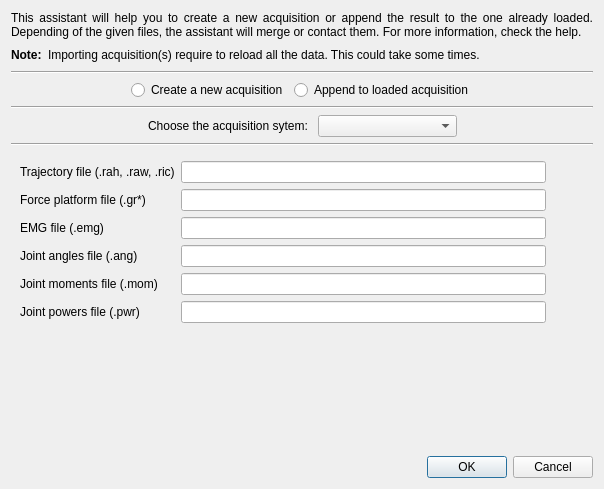
<?xml version="1.0" encoding="UTF-8"?>
<ui version="4.0">
 <class>ImportAssistantDialog</class>
 <widget class="QDialog" name="ImportAssistantDialog">
  <property name="geometry">
   <rect>
    <x>0</x>
    <y>0</y>
    <width>604</width>
    <height>489</height>
   </rect>
  </property>
  <property name="windowTitle">
   <string>Assistant</string>
  </property>
  <layout class="QVBoxLayout" name="verticalLayout">
   <item>
    <widget class="QLabel" name="infolabel">
     <property name="text">
      <string>This assistant will help you to create a new acquisition or append the result to the one already loaded. Depending of the given files, the assistant will merge or contact them. For more information, check the help. </string>
     </property>
     <property name="alignment">
      <set>Qt::AlignJustify|Qt::AlignTop</set>
     </property>
     <property name="wordWrap">
      <bool>true</bool>
     </property>
    </widget>
   </item>
   <item>
    <layout class="QHBoxLayout" name="horizontalLayout">
     <item>
      <widget class="QLabel" name="noteLabel">
       <property name="font">
        <font>
         <weight>75</weight>
         <bold>true</bold>
        </font>
       </property>
       <property name="text">
        <string>Note:</string>
       </property>
      </widget>
     </item>
     <item>
      <widget class="QLabel" name="noteInfoLabel">
       <property name="text">
        <string>Importing acquisition(s) require to reload all the data. This could take some times.</string>
       </property>
      </widget>
     </item>
     <item>
      <spacer name="horizontalSpacer_3">
       <property name="orientation">
        <enum>Qt::Horizontal</enum>
       </property>
       <property name="sizeHint" stdset="0">
        <size>
         <width>40</width>
         <height>20</height>
        </size>
       </property>
      </spacer>
     </item>
    </layout>
   </item>
   <item>
    <widget class="Line" name="line_2">
     <property name="orientation">
      <enum>Qt::Horizontal</enum>
     </property>
    </widget>
   </item>
   <item>
    <layout class="QHBoxLayout" name="horizontalLayout_2">
     <item>
      <spacer name="horizontalSpacer_4">
       <property name="orientation">
        <enum>Qt::Horizontal</enum>
       </property>
       <property name="sizeHint" stdset="0">
        <size>
         <width>40</width>
         <height>20</height>
        </size>
       </property>
      </spacer>
     </item>
     <item>
      <widget class="QRadioButton" name="newAcquisitionRadioButton">
       <property name="text">
        <string>Create a new acquisition</string>
       </property>
      </widget>
     </item>
     <item>
      <widget class="QRadioButton" name="appendAcquisitionRadioButton">
       <property name="text">
        <string>Append to loaded acquisition</string>
       </property>
      </widget>
     </item>
     <item>
      <spacer name="horizontalSpacer_2">
       <property name="orientation">
        <enum>Qt::Horizontal</enum>
       </property>
       <property name="sizeHint" stdset="0">
        <size>
         <width>40</width>
         <height>20</height>
        </size>
       </property>
      </spacer>
     </item>
    </layout>
   </item>
   <item>
    <widget class="Line" name="line">
     <property name="orientation">
      <enum>Qt::Horizontal</enum>
     </property>
    </widget>
   </item>
   <item>
    <layout class="QHBoxLayout" name="horizontalLayout_3">
     <item>
      <spacer name="horizontalSpacer_5">
       <property name="orientation">
        <enum>Qt::Horizontal</enum>
       </property>
       <property name="sizeHint" stdset="0">
        <size>
         <width>40</width>
         <height>20</height>
        </size>
       </property>
      </spacer>
     </item>
     <item>
      <widget class="QLabel" name="acquisitionSystemlabel">
       <property name="text">
        <string>Choose the acquisition sytem: </string>
       </property>
      </widget>
     </item>
     <item>
      <widget class="QComboBox" name="acquisitionSystemComboBox">
       <property name="currentIndex">
        <number>-1</number>
       </property>
       <item>
        <property name="text">
         <string>Motion Analysis</string>
        </property>
       </item>
       <item>
        <property name="text">
         <string>BTS Bioengineering</string>
        </property>
       </item>
      </widget>
     </item>
     <item>
      <spacer name="horizontalSpacer">
       <property name="orientation">
        <enum>Qt::Horizontal</enum>
       </property>
       <property name="sizeHint" stdset="0">
        <size>
         <width>40</width>
         <height>20</height>
        </size>
       </property>
      </spacer>
     </item>
    </layout>
   </item>
   <item>
    <widget class="Line" name="line_3">
     <property name="orientation">
      <enum>Qt::Horizontal</enum>
     </property>
    </widget>
   </item>
   <item>
    <widget class="QStackedWidget" name="stackedWidget">
     <property name="styleSheet">
      <string notr="true">QPushButton:flat {
	border:none;
}

QPushButton::pressed {
	padding-top: 2px;
    padding-left: 0px;
}</string>
     </property>
     <property name="currentIndex">
      <number>2</number>
     </property>
     <widget class="QWidget" name="page"/>
     <widget class="QWidget" name="motionPage">
      <layout class="QGridLayout" name="gridLayout">
       <item row="0" column="0">
        <widget class="QLabel" name="motionTrajectoryLabel">
         <property name="text">
          <string>Trajectory file (.trb, .trc)</string>
         </property>
        </widget>
       </item>
       <item row="0" column="1">
        <widget class="QLineEdit" name="motionTrajectoryLineEdit"/>
       </item>
       <item row="0" column="2">
        <widget class="QPushButton" name="motionTrajectoryButton">
         <property name="sizePolicy">
          <sizepolicy hsizetype="Minimum" vsizetype="Preferred">
           <horstretch>0</horstretch>
           <verstretch>0</verstretch>
          </sizepolicy>
         </property>
         <property name="styleSheet">
          <string notr="true"/>
         </property>
         <property name="text">
          <string/>
         </property>
         <property name="icon">
          <iconset resource="images.qrc">
           <normaloff>:/Resources/Images/folder.png</normaloff>:/Resources/Images/folder.png</iconset>
         </property>
         <property name="flat">
          <bool>true</bool>
         </property>
        </widget>
       </item>
       <item row="1" column="0">
        <widget class="QLabel" name="motionAnalogLabel">
         <property name="text">
          <string>Analog file (.anb, .anc)</string>
         </property>
        </widget>
       </item>
       <item row="1" column="1">
        <widget class="QLineEdit" name="motionAnalogLineEdit"/>
       </item>
       <item row="1" column="2">
        <widget class="QPushButton" name="motionAnalogButton">
         <property name="sizePolicy">
          <sizepolicy hsizetype="Minimum" vsizetype="Preferred">
           <horstretch>0</horstretch>
           <verstretch>0</verstretch>
          </sizepolicy>
         </property>
         <property name="text">
          <string/>
         </property>
         <property name="icon">
          <iconset resource="images.qrc">
           <normaloff>:/Resources/Images/folder.png</normaloff>:/Resources/Images/folder.png</iconset>
         </property>
         <property name="flat">
          <bool>true</bool>
         </property>
        </widget>
       </item>
       <item row="2" column="0">
        <widget class="QLabel" name="motionForcePlatformLabel">
         <property name="text">
          <string>Force platform calibration file (.cal)</string>
         </property>
        </widget>
       </item>
       <item row="2" column="1">
        <widget class="QLineEdit" name="motionForcePlatformLineEdit"/>
       </item>
       <item row="2" column="2">
        <widget class="QPushButton" name="motionForcePlatformButton">
         <property name="sizePolicy">
          <sizepolicy hsizetype="Minimum" vsizetype="Preferred">
           <horstretch>0</horstretch>
           <verstretch>0</verstretch>
          </sizepolicy>
         </property>
         <property name="text">
          <string/>
         </property>
         <property name="icon">
          <iconset resource="images.qrc">
           <normaloff>:/Resources/Images/folder.png</normaloff>:/Resources/Images/folder.png</iconset>
         </property>
         <property name="flat">
          <bool>true</bool>
         </property>
        </widget>
       </item>
       <item row="3" column="0">
        <widget class="QLabel" name="motionOrthotrackLabel">
         <property name="text">
          <string>XLS Orthotrack file (.xls)</string>
         </property>
        </widget>
       </item>
       <item row="3" column="1">
        <widget class="QLineEdit" name="motionOrthotrackLineEdit"/>
       </item>
       <item row="3" column="2">
        <widget class="QPushButton" name="motionOrthotrackButton">
         <property name="sizePolicy">
          <sizepolicy hsizetype="Minimum" vsizetype="Preferred">
           <horstretch>0</horstretch>
           <verstretch>0</verstretch>
          </sizepolicy>
         </property>
         <property name="text">
          <string/>
         </property>
         <property name="icon">
          <iconset resource="images.qrc">
           <normaloff>:/Resources/Images/folder.png</normaloff>:/Resources/Images/folder.png</iconset>
         </property>
         <property name="flat">
          <bool>true</bool>
         </property>
        </widget>
       </item>
       <item row="4" column="0">
        <spacer name="verticalSpacer">
         <property name="orientation">
          <enum>Qt::Vertical</enum>
         </property>
         <property name="sizeHint" stdset="0">
          <size>
           <width>20</width>
           <height>40</height>
          </size>
         </property>
        </spacer>
       </item>
      </layout>
     </widget>
     <widget class="QWidget" name="elitePage">
      <layout class="QGridLayout" name="gridLayout_2">
       <item row="0" column="0">
        <widget class="QLabel" name="eliteTrajectoryLabel">
         <property name="text">
          <string>Trajectory file (.rah, .raw, .ric)</string>
         </property>
        </widget>
       </item>
       <item row="0" column="1">
        <widget class="QLineEdit" name="eliteTrajectoryLineEdit"/>
       </item>
       <item row="0" column="2">
        <widget class="QPushButton" name="eliteTrajectoryButton">
         <property name="sizePolicy">
          <sizepolicy hsizetype="Minimum" vsizetype="Preferred">
           <horstretch>0</horstretch>
           <verstretch>0</verstretch>
          </sizepolicy>
         </property>
         <property name="text">
          <string/>
         </property>
         <property name="icon">
          <iconset resource="images.qrc">
           <normaloff>:/Resources/Images/folder.png</normaloff>:/Resources/Images/folder.png</iconset>
         </property>
         <property name="flat">
          <bool>true</bool>
         </property>
        </widget>
       </item>
       <item row="1" column="0">
        <widget class="QLabel" name="eliteForcePlatformLabel">
         <property name="text">
          <string>Force platform file (.gr*)</string>
         </property>
        </widget>
       </item>
       <item row="1" column="1">
        <widget class="QLineEdit" name="eliteForcePlatformLineEdit"/>
       </item>
       <item row="1" column="2">
        <widget class="QPushButton" name="eliteForcePlatformButton">
         <property name="sizePolicy">
          <sizepolicy hsizetype="Minimum" vsizetype="Preferred">
           <horstretch>0</horstretch>
           <verstretch>0</verstretch>
          </sizepolicy>
         </property>
         <property name="text">
          <string/>
         </property>
         <property name="icon">
          <iconset resource="images.qrc">
           <normaloff>:/Resources/Images/folder.png</normaloff>:/Resources/Images/folder.png</iconset>
         </property>
         <property name="flat">
          <bool>true</bool>
         </property>
        </widget>
       </item>
       <item row="2" column="0">
        <widget class="QLabel" name="eliteEMGLabel">
         <property name="text">
          <string>EMG file (.emg)</string>
         </property>
        </widget>
       </item>
       <item row="2" column="1">
        <widget class="QLineEdit" name="eliteEMGLineEdit"/>
       </item>
       <item row="2" column="2">
        <widget class="QPushButton" name="eliteEMGButton">
         <property name="sizePolicy">
          <sizepolicy hsizetype="Minimum" vsizetype="Preferred">
           <horstretch>0</horstretch>
           <verstretch>0</verstretch>
          </sizepolicy>
         </property>
         <property name="text">
          <string/>
         </property>
         <property name="icon">
          <iconset resource="images.qrc">
           <normaloff>:/Resources/Images/folder.png</normaloff>:/Resources/Images/folder.png</iconset>
         </property>
         <property name="flat">
          <bool>true</bool>
         </property>
        </widget>
       </item>
       <item row="3" column="0">
        <widget class="QLabel" name="eliteAngleLabel">
         <property name="text">
          <string>Joint angles file (.ang)</string>
         </property>
        </widget>
       </item>
       <item row="3" column="1">
        <widget class="QLineEdit" name="eliteAngleLineEdit">
         <property name="text">
          <string/>
         </property>
        </widget>
       </item>
       <item row="3" column="2">
        <widget class="QPushButton" name="eliteAngleButton">
         <property name="sizePolicy">
          <sizepolicy hsizetype="Minimum" vsizetype="Preferred">
           <horstretch>0</horstretch>
           <verstretch>0</verstretch>
          </sizepolicy>
         </property>
         <property name="text">
          <string/>
         </property>
         <property name="icon">
          <iconset resource="images.qrc">
           <normaloff>:/Resources/Images/folder.png</normaloff>:/Resources/Images/folder.png</iconset>
         </property>
         <property name="flat">
          <bool>true</bool>
         </property>
        </widget>
       </item>
       <item row="4" column="0">
        <widget class="QLabel" name="eliteMomentLabel">
         <property name="text">
          <string>Joint moments file (.mom)</string>
         </property>
        </widget>
       </item>
       <item row="4" column="1">
        <widget class="QLineEdit" name="eliteMomentLineEdit">
         <property name="text">
          <string/>
         </property>
        </widget>
       </item>
       <item row="4" column="2">
        <widget class="QPushButton" name="eliteMomentButton">
         <property name="sizePolicy">
          <sizepolicy hsizetype="Minimum" vsizetype="Preferred">
           <horstretch>0</horstretch>
           <verstretch>0</verstretch>
          </sizepolicy>
         </property>
         <property name="text">
          <string/>
         </property>
         <property name="icon">
          <iconset resource="images.qrc">
           <normaloff>:/Resources/Images/folder.png</normaloff>:/Resources/Images/folder.png</iconset>
         </property>
         <property name="flat">
          <bool>true</bool>
         </property>
        </widget>
       </item>
       <item row="5" column="0">
        <widget class="QLabel" name="elitePowerLabel">
         <property name="text">
          <string>Joint powers file (.pwr)</string>
         </property>
        </widget>
       </item>
       <item row="5" column="1">
        <widget class="QLineEdit" name="elitePowerLineEdit">
         <property name="text">
          <string/>
         </property>
        </widget>
       </item>
       <item row="5" column="2">
        <widget class="QPushButton" name="elitePowerButton">
         <property name="sizePolicy">
          <sizepolicy hsizetype="Minimum" vsizetype="Preferred">
           <horstretch>0</horstretch>
           <verstretch>0</verstretch>
          </sizepolicy>
         </property>
         <property name="text">
          <string/>
         </property>
         <property name="icon">
          <iconset resource="images.qrc">
           <normaloff>:/Resources/Images/folder.png</normaloff>:/Resources/Images/folder.png</iconset>
         </property>
         <property name="flat">
          <bool>true</bool>
         </property>
        </widget>
       </item>
      </layout>
     </widget>
    </widget>
   </item>
   <item>
    <spacer name="verticalSpacer_2">
     <property name="orientation">
      <enum>Qt::Vertical</enum>
     </property>
     <property name="sizeHint" stdset="0">
      <size>
       <width>20</width>
       <height>40</height>
      </size>
     </property>
    </spacer>
   </item>
   <item>
    <widget class="QDialogButtonBox" name="buttonBox">
     <property name="orientation">
      <enum>Qt::Horizontal</enum>
     </property>
     <property name="standardButtons">
      <set>QDialogButtonBox::Cancel|QDialogButtonBox::Ok</set>
     </property>
    </widget>
   </item>
  </layout>
 </widget>
 <resources>
  <include location="images.qrc"/>
 </resources>
 <connections>
  <connection>
   <sender>buttonBox</sender>
   <signal>accepted()</signal>
   <receiver>ImportAssistantDialog</receiver>
   <slot>accept()</slot>
   <hints>
    <hint type="sourcelabel">
     <x>250</x>
     <y>505</y>
    </hint>
    <hint type="destinationlabel">
     <x>157</x>
     <y>274</y>
    </hint>
   </hints>
  </connection>
  <connection>
   <sender>buttonBox</sender>
   <signal>rejected()</signal>
   <receiver>ImportAssistantDialog</receiver>
   <slot>reject()</slot>
   <hints>
    <hint type="sourcelabel">
     <x>318</x>
     <y>505</y>
    </hint>
    <hint type="destinationlabel">
     <x>286</x>
     <y>274</y>
    </hint>
   </hints>
  </connection>
 </connections>
</ui>
